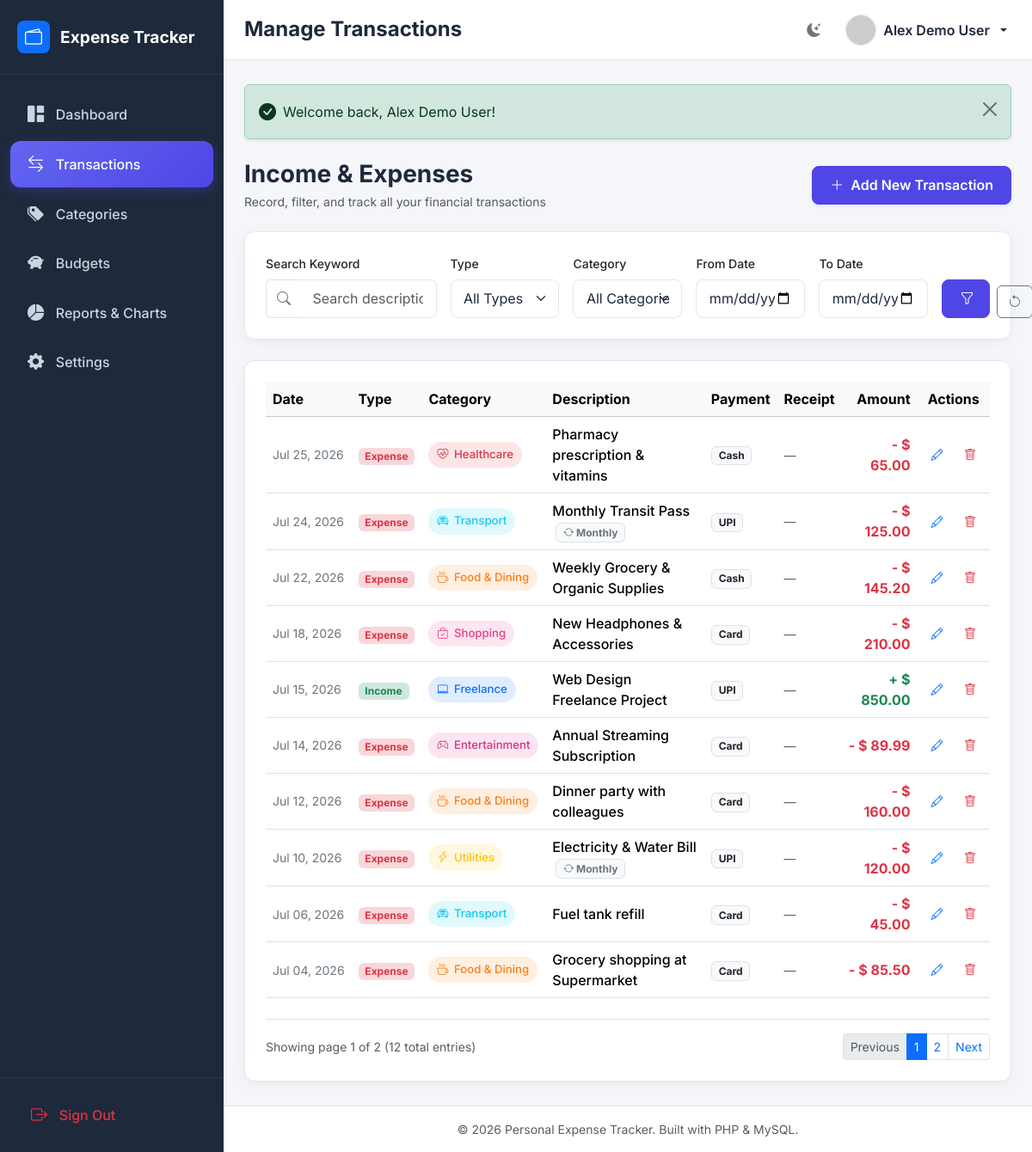
Page /pages/expenses.php (signed in) on the committed database.
### tables this page shows
CREATE TABLE IF NOT EXISTS `users` (
  `id` INT AUTO_INCREMENT PRIMARY KEY,
  `name` VARCHAR(100) NOT NULL,
  `email` VARCHAR(150) NOT NULL UNIQUE,
  `password` VARCHAR(255) NOT NULL,
  `profile_picture` VARCHAR(255) DEFAULT 'default-avatar.png',
  `currency_preference` VARCHAR(10) DEFAULT '$',
  `created_at` DATETIME DEFAULT CURRENT_TIMESTAMP
);

CREATE TABLE IF NOT EXISTS `transactions` (
  `id` INT AUTO_INCREMENT PRIMARY KEY,
  `user_id` INT NOT NULL,
  `category_id` INT NOT NULL,
  `type` ENUM('income', 'expense') NOT NULL,
  `amount` DECIMAL(12,2) NOT NULL,
  `description` TEXT,
  `transaction_date` DATE NOT NULL,
  `payment_method` VARCHAR(50) DEFAULT 'Cash',
  `receipt_image` VARCHAR(255) DEFAULT NULL,
  `is_recurring` TINYINT(1) DEFAULT 0,
  `recurring_frequency` ENUM('none', 'daily', 'weekly', 'monthly', 'yearly') DEFAULT 'none',
  `created_at` DATETIME DEFAULT CURRENT_TIMESTAMP,
  FOREIGN KEY (`user_id`) REFERENCES `users`(`id`) ON DELETE CASCADE,
  FOREIGN KEY (`category_id`) REFERENCES `categories`(`id`) ON DELETE CASCADE
);

CREATE TABLE IF NOT EXISTS `categories` (
  `id` INT AUTO_INCREMENT PRIMARY KEY,
  `user_id` INT DEFAULT NULL,  
  `name` VARCHAR(50) NOT NULL,
  `type` ENUM('income', 'expense') NOT NULL,
  `color` VARCHAR(20) DEFAULT '#6c757d',
  `icon` VARCHAR(50) DEFAULT 'bi-tag',
  `is_default` TINYINT(1) DEFAULT 0,
  FOREIGN KEY (`user_id`) REFERENCES `users`(`id`) ON DELETE CASCADE
);

### includes/auth_check.php (called while the page is built, shortened)
<?php
require_once __DIR__ . '/functions.php';
$current_user = get_current_user_data($_SESSION['user_id']);
$currency = $current_user['currency_preference'] ?? '$';

### pages/expenses.php (the view, shortened to what this page needs)
<?php
$page_title = 'Manage Transactions';
require_once __DIR__ . '/../includes/header.php';
$user_id = $_SESSION['user_id'];
$pdo = getDBConnection();
$search_query = trim($_GET['search'] ?? '');
$from_date = $_GET['from_date'] ?? '';
$to_date = $_GET['to_date'] ?? '';
$page = max(1, (int)($_GET['page'] ?? 1));
$limit = 10;
$offset = ($page - 1) * $limit;
$where_clauses = ["t.user_id = ?"];
$params = [$user_id];
$where_sql = "WHERE " . implode(" AND ", $where_clauses);
$sort_sql = "ORDER BY t.transaction_date DESC, t.id DESC";
$count_stmt = $pdo->prepare("SELECT COUNT(*) FROM transactions t $where_sql");
$count_stmt->execute($params);
$total_rows = $count_stmt->fetchColumn();
$total_pages = ceil($total_rows / $limit);
$query = "
    SELECT t.*, c.name as category_name, c.color as category_color, c.icon as category_icon
    FROM transactions t
    JOIN categories c ON t.category_id = c.id
    $where_sql
    $sort_sql
    LIMIT $limit OFFSET $offset
";
$stmt = $pdo->prepare($query);
$stmt->execute($params);
$transactions = $stmt->fetchAll();
?>
<div class="d-flex flex-column flex-md-row justify-content-between align-items-md-center mb-4 gap-3">
  <div>
    <h3 class="fw-bold mb-1">Income &amp; Expenses</h3>
    <p class="text-muted small mb-0">Record, filter, and track all your financial transactions</p>
  </div>
  <button type="button" class="btn btn-primary fw-semibold shadow-sm" data-bs-toggle="modal" data-bs-target="#transactionModal" onclick="resetForm()">
    <i class="bi bi-plus-lg me-1"></i> Add New Transaction
  </button>
</div>
<div class="card card-custom p-4 mb-4">
  <form method="GET" action="" class="row g-3">
    <div class="col-12 col-md-3">
      <label class="form-label small fw-medium">Search Keyword</label>
      <div class="input-group">
        <span class="input-group-text bg-body text-secondary border-end-0"><i class="bi bi-search"></i></span>
        <input type="text" id="table-live-search" name="search" class="form-control border-start-0" placeholder="Search description..." value="<?php echo e($search_query); ?>">
      </div>
    </div>
    <div class="col-6 col-md-2">
      <label class="form-label small fw-medium">Type</label>
      <select name="type" class="form-select">
        <option value="all">All Types</option>
      </select>
    </div>
    <div class="col-6 col-md-2">
      <label class="form-label small fw-medium">Category</label>
      <select name="category_id" class="form-select">
        <option value="0">All Categories</option>
      </select>
    </div>
    <div class="col-6 col-md-2">
      <label class="form-label small fw-medium">From Date</label>
      <input type="date" name="from_date" class="form-control" value="<?php echo e($from_date); ?>">
    </div>
    <div class="col-6 col-md-2">
      <label class="form-label small fw-medium">To Date</label>
      <input type="date" name="to_date" class="form-control" value="<?php echo e($to_date); ?>">
    </div>
    <div class="col-12 col-md-1 d-flex align-items-end gap-2">
      <button type="submit" class="btn btn-primary w-100" title="Apply Filters">
        <i class="bi bi-funnel"></i>
      </button>
      <a href="<?php echo BASE_URL; ?>pages/expenses.php" class="btn btn-outline-secondary" title="Reset Filters">
        <i class="bi bi-arrow-counterclockwise"></i>
      </a>
    </div>
  </form>
</div>
<div class="card card-custom p-4">
  <div class="table-responsive">
    <table class="table table-hover align-middle mb-0" id="transactions-table">
      <thead class="table-light">
        <tr>
          <th>Date</th>
          <th>Type</th>
          <th>Category</th>
          <th>Description</th>
          <th>Payment</th>
          <th>Receipt</th>
          <th class="text-end">Amount</th>
          <th class="text-center">Actions</th>
        </tr>
      </thead>
      <tbody>
        <?php if (empty($transactions)): ?>
          <tr>
            <td colspan="8" class="text-center py-5 text-muted">
              <i class="bi bi-search fs-1 d-block mb-2"></i>
              No transactions match your query parameters.
            </td>
          </tr>
        <?php else: ?>
          <?php foreach ($transactions as $t): ?>
            <tr>
              <td class="text-nowrap text-secondary small">
                <?php echo date('M d, Y', strtotime($t['transaction_date'])); ?>
              </td>
              <td>
                <span class="badge <?php echo ($t['type'] === 'income') ? 'bg-success-subtle text-success' : 'bg-danger-subtle text-danger'; ?>">
                  <?php echo ucfirst($t['type']); ?>
                </span>
              </td>
              <td>
                <span class="badge-category" style="background-color: <?php echo e($t['category_color']); ?>20; color: <?php echo e($t['category_color']); ?>;">
                  <i class="bi <?php echo e($t['category_icon']); ?>"></i> <?php echo e($t['category_name']); ?>
                </span>
              </td>
              <td>
                <span class="fw-medium"><?php echo e($t['description'] ?: '—'); ?></span>
                <?php if ($t['is_recurring']): ?>
                  <span class="badge bg-body-tertiary text-secondary border ms-1 small"><i class="bi bi-arrow-repeat"></i> <?php echo e(ucfirst($t['recurring_frequency'])); ?></span>
                <?php endif; ?>
              </td>
              <td><span class="badge bg-body-tertiary text-dark border"><?php echo e($t['payment_method']); ?></span></td>
              <td>
                <?php if (!empty($t['receipt_image'])): ?>
                  <a href="<?php echo BASE_URL . 'uploads/receipts/' . e($t['receipt_image']); ?>" target="_blank" class="btn btn-sm btn-light border text-primary py-0 px-2" title="View Attachment">
                    <i class="bi bi-paperclip"></i> View
                  </a>
                <?php else: ?>
                  <span class="text-muted small">—</span>
                <?php endif; ?>
              </td>
              <td class="text-end fw-bold <?php echo ($t['type'] === 'income') ? 'text-success' : 'text-danger'; ?>">
                <?php echo ($t['type'] === 'income' ? '+' : '-') . ' ' . format_currency($t['amount'], $currency); ?>
              </td>
              <td class="text-center text-nowrap">
                <button type="button" class="btn btn-sm btn-outline-primary border-0 me-1" onclick='editTransaction(<?php echo json_encode($t); ?>)'>
                  <i class="bi bi-pencil"></i>
                </button>
                <form method="POST" action="" class="d-inline" onsubmit="return confirm('Are you sure you want to delete this transaction?');">
                  <button type="submit" class="btn btn-sm btn-outline-danger border-0">
                    <i class="bi bi-trash"></i>
                  </button>
                </form>
              </td>
            </tr>
          <?php endforeach; ?>
        <?php endif; ?>
      </tbody>
    </table>
  </div>
  <?php if ($total_pages > 1): ?>
    <nav class="d-flex justify-content-between align-items-center mt-4 border-top pt-3">
      <span class="text-muted small">Showing page <?php echo $page; ?> of <?php echo $total_pages; ?> (<?php echo $total_rows; ?> total entries)</span>
      <ul class="pagination pagination-sm m-0">
        <li class="page-item <?php echo ($page <= 1) ? 'disabled' : ''; ?>">
          <a class="page-link" href="?<?php echo http_build_query(array_merge($_GET, ['page' => $page - 1])); ?>">Previous</a>
        </li>
        <?php for ($p = 1; $p <= $total_pages; $p++): ?>
          <li class="page-item <?php echo ($p == $page) ? 'active' : ''; ?>">
            <a class="page-link" href="?<?php echo http_build_query(array_merge($_GET, ['page' => $p])); ?>"><?php echo $p; ?></a>
          </li>
        <?php endfor; ?>
        <li class="page-item <?php echo ($page >= $total_pages) ? 'disabled' : ''; ?>">
          <a class="page-link" href="?<?php echo http_build_query(array_merge($_GET, ['page' => $page + 1])); ?>">Next</a>
        </li>
      </ul>
    </nav>
  <?php endif; ?>
</div>
<?php require_once __DIR__ . '/../includes/footer.php'; ?>

### includes/header.php (shortened to what this page needs)
<?php
require_once __DIR__ . '/auth_check.php';
$current_page = basename($_SERVER['PHP_SELF'], '.php');
?>
<!DOCTYPE html>
<html lang="en" data-bs-theme="light">
<head>
  <link href="https://cdn.jsdelivr.net/npm/bootstrap@5.3.2/dist/css/bootstrap.min.css" rel="stylesheet">
  <link href="https://cdn.jsdelivr.net/npm/bootstrap-icons@1.11.1/font/bootstrap-icons.css" rel="stylesheet">
  <link rel="stylesheet" href="<?php echo BASE_URL; ?>assets/css/style.css">
</head>
<body>
<div id="wrapper">
  <nav id="sidebar">
    <div class="sidebar-header">
      <a href="<?php echo BASE_URL; ?>pages/dashboard.php" class="brand-title">
        <div class="bg-primary text-white rounded-3 p-2 d-inline-flex align-items-center justify-content-center" style="width: 38px; height: 38px;">
          <i class="bi bi-wallet2 fs-5"></i>
        </div>
        <span>Expense Tracker</span>
      </a>
    </div>
    <div class="sidebar-nav py-3 flex-grow-1">
      <a href="<?php echo BASE_URL; ?>pages/dashboard.php" class="nav-link <?php echo ($current_page === 'dashboard') ? 'active' : ''; ?>">
        <i class="bi bi-grid-1x2-fill"></i>
        <span>Dashboard</span>
      </a>
      <a href="<?php echo BASE_URL; ?>pages/expenses.php" class="nav-link <?php echo ($current_page === 'expenses') ? 'active' : ''; ?>">
        <i class="bi bi-arrow-left-right"></i>
        <span>Transactions</span>
      </a>
      <a href="<?php echo BASE_URL; ?>pages/categories.php" class="nav-link <?php echo ($current_page === 'categories') ? 'active' : ''; ?>">
        <i class="bi bi-tags-fill"></i>
        <span>Categories</span>
      </a>
      <a href="<?php echo BASE_URL; ?>pages/budgets.php" class="nav-link <?php echo ($current_page === 'budgets') ? 'active' : ''; ?>">
        <i class="bi bi-piggy-bank-fill"></i>
        <span>Budgets</span>
      </a>
      <a href="<?php echo BASE_URL; ?>pages/reports.php" class="nav-link <?php echo ($current_page === 'reports') ? 'active' : ''; ?>">
        <i class="bi bi-pie-chart-fill"></i>
        <span>Reports & Charts</span>
      </a>
      <a href="<?php echo BASE_URL; ?>pages/settings.php" class="nav-link <?php echo ($current_page === 'settings') ? 'active' : ''; ?>">
        <i class="bi bi-gear-fill"></i>
        <span>Settings</span>
      </a>
    </div>
    <div class="p-3 border-top border-secondary border-opacity-25">
      <a href="<?php echo BASE_URL; ?>auth/logout.php" class="nav-link text-danger m-0">
        <i class="bi bi-box-arrow-right"></i>
        <span>Sign Out</span>
      </a>
    </div>
  </nav>
  <div id="content-wrapper">
    <header class="topbar">
      <div class="d-flex align-items-center gap-3">
        <h4 class="m-0 fw-bold"><?php echo isset($page_title) ? e($page_title) : 'Dashboard'; ?></h4>
      </div>
      <div class="d-flex align-items-center gap-3">
        <button type="button" id="theme-toggle-btn" class="btn btn-outline-secondary btn-icon rounded-circle p-2 border-0" title="Toggle Light/Dark Theme">
          <i id="theme-toggle-icon" class="bi bi-moon-stars-fill fs-5"></i>
        </button>
        <div class="dropdown">
          <button class="btn btn-link text-decoration-none dropdown-toggle d-flex align-items-center gap-2 p-1 text-reset" type="button" data-bs-toggle="dropdown" aria-expanded="false">
            <?php
              $avatar = !empty($current_user['profile_picture']) && file_exists(AVATAR_UPLOAD_DIR . $current_user['profile_picture'])
                ? BASE_URL . 'uploads/avatars/' . e($current_user['profile_picture'])
                : 'https://ui-avatars.com/api/?name=' . urlencode($current_user['name']) . '&background=4f46e5&color=fff';
            ?>
            <img src="<?php echo $avatar; ?>" alt="User Avatar" class="rounded-circle border" width="36" height="36">
            <span class="d-none d-md-inline fw-semibold"><?php echo e($current_user['name']); ?></span>
          </button>
        </div>
      </div>
    </header>
    <main class="main-content">

### rows in the picture
users: name "Alex Demo User"
transactions: transaction_date "Jul 25, 2026", type "Expense", category.name "Healthcare", description "Pharmacy prescription & vitamins", payment_method "Cash", amount.currency_preference "$ 65.00"
transactions: transaction_date "Jul 24, 2026", type "Expense", category.name "Transport", description "Monthly Transit Pass", recurring_frequency "Monthly", payment_method "UPI", amount.currency_preference "$ 125.00"
transactions: transaction_date "Jul 22, 2026", type "Expense", category.name "Food & Dining", description "Weekly Grocery & Organic Supplies", payment_method "Cash", amount.currency_preference "$ 145.20"
transactions: transaction_date "Jul 18, 2026", type "Expense", category.name "Shopping", description "New Headphones & Accessories", payment_method "Card", amount.currency_preference "$ 210.00"
transactions: transaction_date "Jul 15, 2026", type "Income", category.name "Freelance", description "Web Design Freelance Project", payment_method "UPI", amount.currency_preference "$ 850.00"
transactions: transaction_date "Jul 14, 2026", type "Expense", category.name "Entertainment", description "Annual Streaming Subscription", payment_method "Card", amount.currency_preference "$ 89.99"
transactions: transaction_date "Jul 12, 2026", type "Expense", category.name "Food & Dining", description "Dinner party with colleagues", payment_method "Card", amount.currency_preference "$ 160.00"
transactions: transaction_date "Jul 10, 2026", type "Expense", category.name "Utilities", description "Electricity & Water Bill", recurring_frequency "Monthly", payment_method "UPI", amount.currency_preference "$ 120.00"
transactions: transaction_date "Jul 06, 2026", type "Expense", category.name "Transport", description "Fuel tank refill", payment_method "Card", amount.currency_preference "$ 45.00"
transactions: transaction_date "Jul 04, 2026", type "Expense", category.name "Food & Dining", description "Grocery shopping at Supermarket", payment_method "Card", amount.currency_preference "$ 85.50"

### other values in the picture
$page_title "Manage Transactions"
$flash['message'] "Welcome back, Alex Demo User!"
$page "1"
$total_pages "2"
$total_rows "12"
APP_NAME "Personal Expense Tracker"
